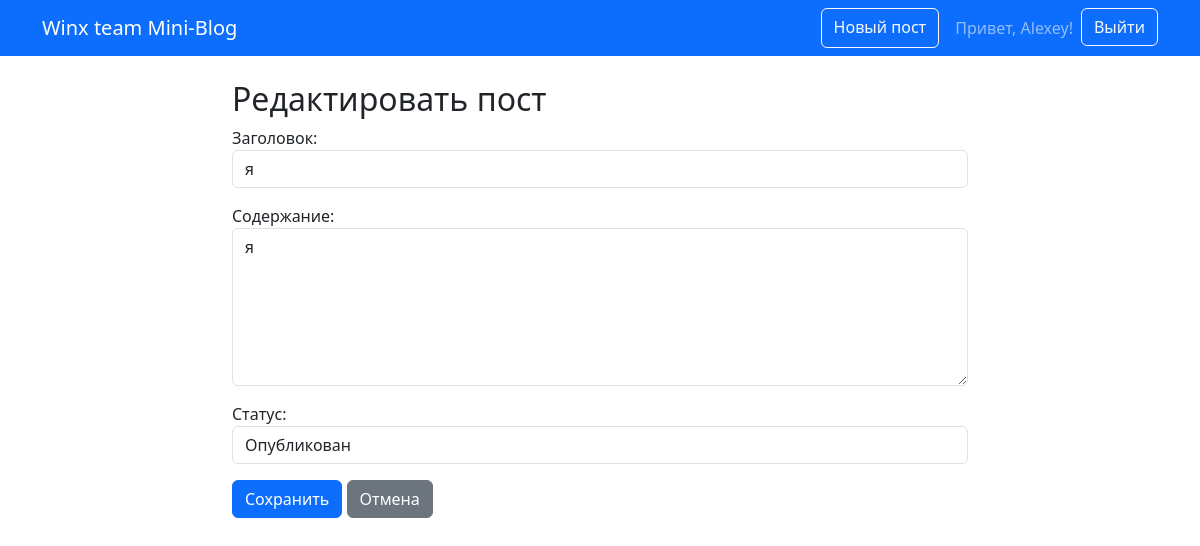
/3/edit/ (signed in), run on the app's committed database.
### users/models.py (models this page shows, shortened)
class User(AbstractUser):
    bio = models.TextField(blank=True, null=True)
    avatar = models.ImageField(upload_to='avatars/', blank=True, null=True)

### posts/models.py (models this page shows, shortened)
class Post(models.Model):
    STATUS_CHOICES = [
        ('draft', 'Черновик'),
        ('published', 'Опубликован'),
    ]
    title = models.CharField(max_length=200)
    content = models.TextField()
    author = models.ForeignKey(settings.AUTH_USER_MODEL, on_delete=models.CASCADE)
    status = models.CharField(max_length=10, choices=STATUS_CHOICES, default='draft')
    created_at = models.DateTimeField(auto_now_add=True)
    updated_at = models.DateTimeField(auto_now=True)

### posts/views.py (the view)
# urls.py: path('<int:pk>/edit/', views.post_update, name='post_update'),
@login_required
def post_update(request, pk):
    post = get_object_or_404(Post, pk=pk)
    if post.author != request.user:
        return HttpResponseForbidden()
    if request.method == "POST":
        post.title = request.POST.get("title")
        post.content = request.POST.get("content")
        post.status = request.POST.get("status")
        post.save()
        return redirect("posts:post_detail", pk=post.pk)
    return render(request, "posts/post_form.html", {"post": post})

### templates/posts/post_form.html (shortened to what this page needs)
{% extends 'base.html' %}
{% block content %}
<div class="row">
    <div class="col-md-8 mx-auto">
        <h2>{% if post %}Редактировать пост{% else %}Создать новый пост{% endif %}</h2>
        <form method="post">
            <div class="mb-3">
                <label for="id_title">Заголовок:</label>
                <input type="text" name="title" id="id_title" class="form-control" value="{{ post.title|default:'' }}" required>
            </div>
            <div class="mb-3">
                <label for="id_content">Содержание:</label>
                <textarea name="content" id="id_content" class="form-control" rows="6" required>{{ post.content|default:'' }}</textarea>
            </div>
            <div class="mb-3">
                <label for="id_status">Статус:</label>
                <select name="status" id="id_status" class="form-control">
                    <option value="published"{% if post.status == 'published' or not post %} selected{% endif %}>Опубликован</option>
                </select>
            </div>
            <button type="submit" class="btn btn-primary">
                {% if post %}Сохранить{% else %}Создать{% endif %}
            </button>
            <a href="{% url 'posts:post_list' %}" class="btn btn-secondary">Отмена</a>
        </form>
    </div>
</div>
{% endblock %}

### templates/base.html (shortened to what this page needs)
<!DOCTYPE html>
<html lang="ru">
<head>
    <link href="https://cdn.jsdelivr.net/npm/bootstrap@5.3.3/dist/css/bootstrap.min.css" rel="stylesheet">
</head>
<body>
    <nav class="navbar navbar-expand-lg navbar-dark bg-primary mb-4">
        <div class="container">
            <a class="navbar-brand" href="{% url 'posts:post_list' %}">Winx team Mini-Blog</a>
                <div class="navbar-nav ms-auto">
                    {% if user.is_authenticated %}
                        <a class="btn btn-outline-light" href="{% url 'posts:post_create' %}">Новый пост</a>
                        <span class="navbar-text ms-3 me-2">Привет, {{ user.username }}!</span>
                        <form method="post" action="{% url 'logout' %}" style="display: inline;">
                            <button type="submit" class="btn btn-outline-light">Выйти</button>
                        </form>
                    {% else %}
                        <a class="btn btn-outline-light" href="{% url 'login' %}">Вход</a>
                        <a class="btn btn-light" href="{% url 'register' %}">Регистрация</a>
                    {% endif %}
                </div>
        </div>
    </nav>
    <div class="container">
        {% block content %}
        {% endblock %}
    </div>
</body>
</html>

### data on the page
User: username "Alexey"
Post: title "я", content "я", status "Опубликован"
